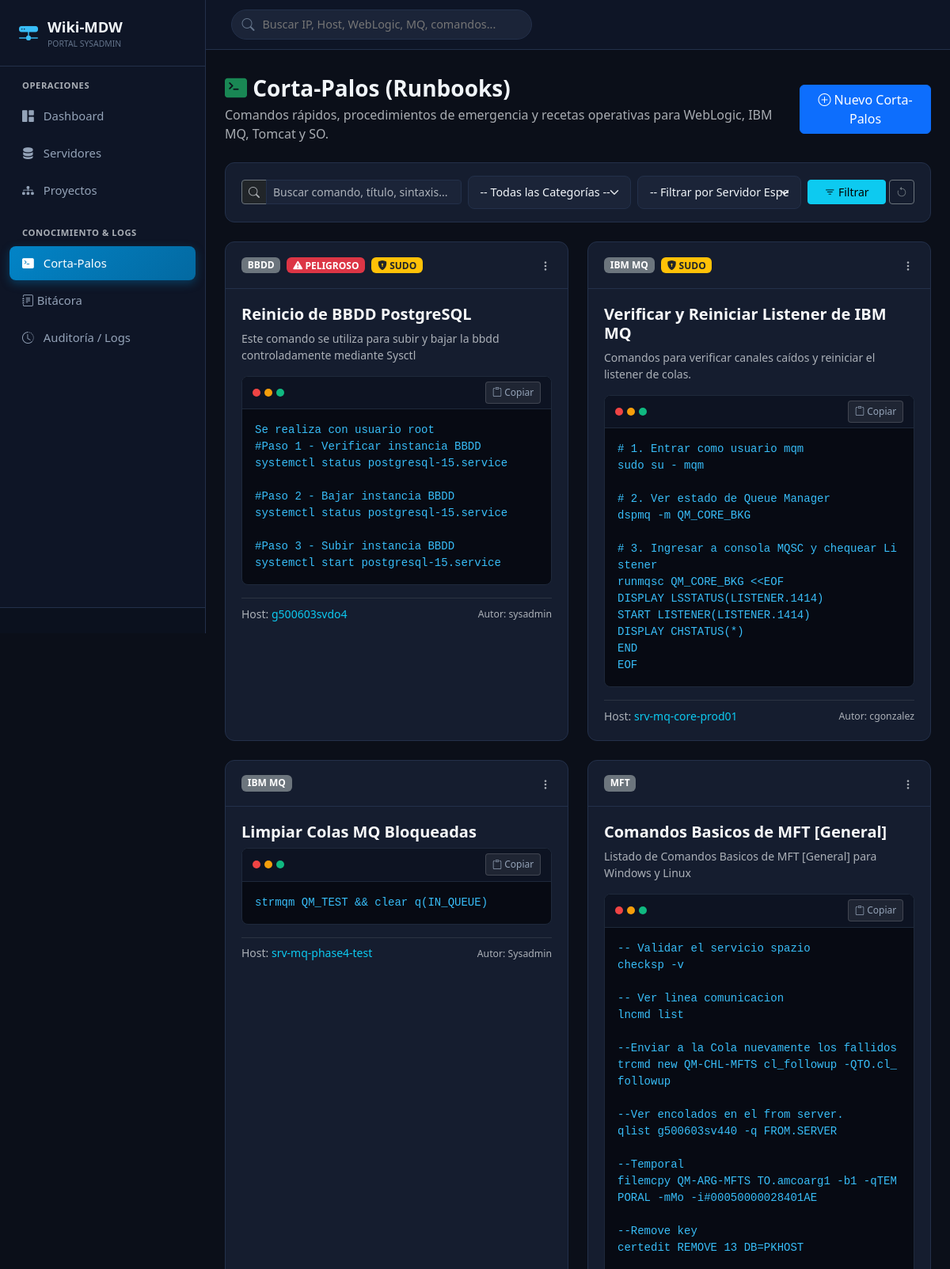
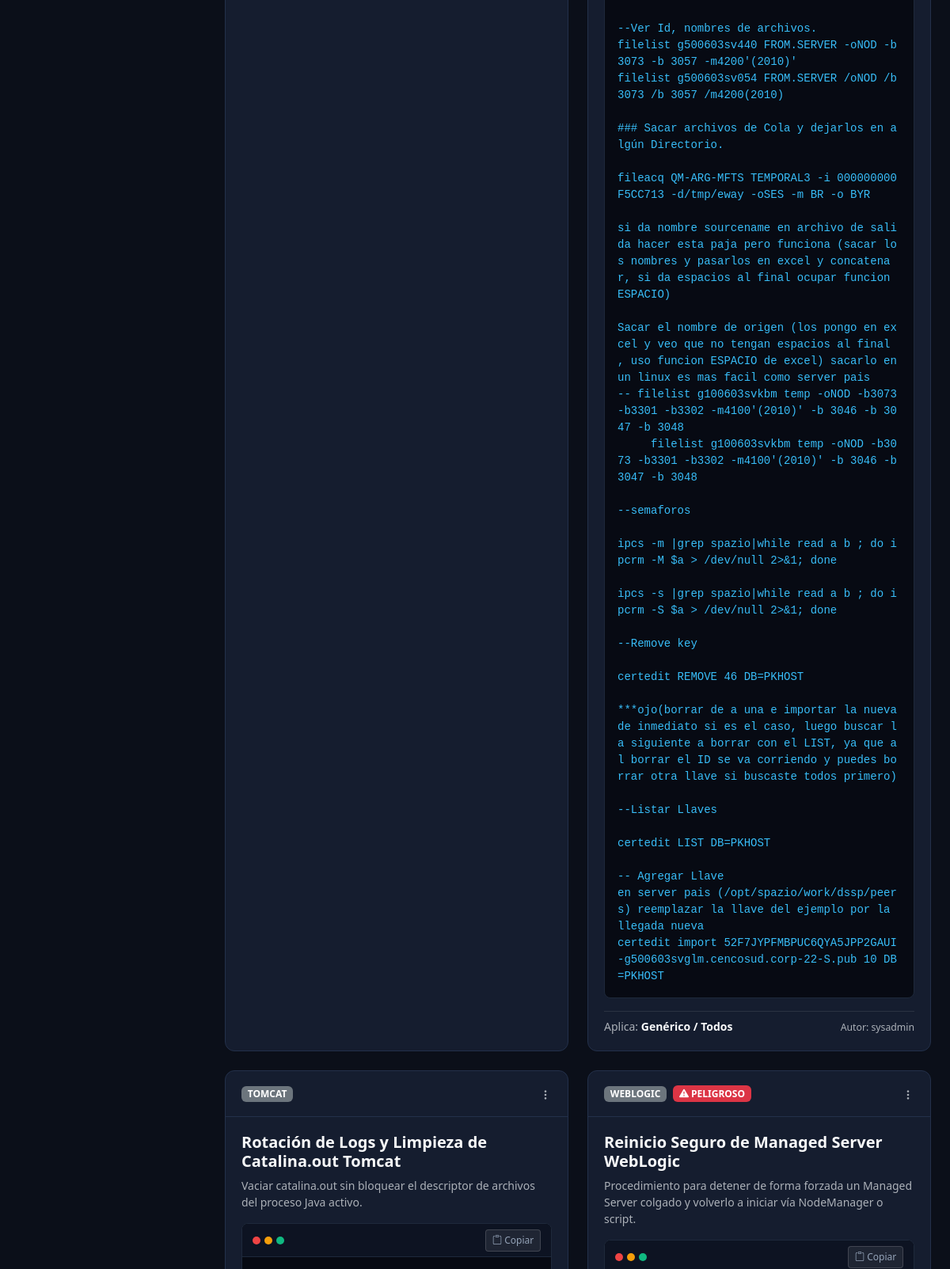
The app's page /runbooks (upper part) with its own data (2 pictures, top to bottom).
### app/models/runbook.py (models this page shows, shortened)
class RunbookCommand(BaseModel):
    __tablename__ = "runbooks"
    title = Column(String(200), nullable=False, index=True)
    category = Column(String(50), nullable=False, index=True)  # Ej: 'WebLogic', 'IBM MQ', 'Tomcat', 'Linux OS', 'SSL'
    description = Column(Text, nullable=True)
    command_text = Column(Text, nullable=False)  # El comando bash, script o procedimiento
    execution_order = Column(Integer, default=1, nullable=False)
    is_dangerous = Column(Boolean, default=False, nullable=False)  # Resaltar en rojo si es comando de impacto crítico
    requires_sudo = Column(Boolean, default=False, nullable=False)
    created_by = Column(String(100), nullable=True)
    server_id = Column(Integer, ForeignKey("servers.id", ondelete="SET NULL"), nullable=True, index=True)
    middleware_id = Column(Integer, ForeignKey("middlewares.id", ondelete="SET NULL"), nullable=True, index=True)
    server = relationship("Server", back_populates="runbooks")
    middleware = relationship("MiddlewareInstance", back_populates="runbooks")

### app/models/server.py (models this page shows, shortened)
class Server(BaseModel):
    __tablename__ = "servers"
    hostname = Column(String(100), unique=True, nullable=False, index=True)
    ip_address = Column(String(45), unique=True, nullable=False, index=True)
    secondary_ips = Column(Text, nullable=True)  # IPs adicionales o interfaces VIP / Backup
    os_name = Column(String(60), nullable=False, default="Linux")  # RHEL, Oracle Linux, AIX, Ubuntu, Windows Server
    os_version = Column(String(40), nullable=True)  # Ej: 8.8, 7.9, 2022
    environment = Column(String(20), default="PROD", nullable=False, index=True)  # PROD, QA, DEV, DR
    status = Column(String(20), default="ACTIVE", nullable=False, index=True)  # ACTIVE, MAINTENANCE, DECOMMISSIONED
    platform_type = Column(String(50), default="On-Premise", nullable=False)  # On-Premise, Cloud (AWS), Cloud (Azure), Cloud (GCP), Cloud (OCI), etc.
    location = Column(String(150), nullable=True)                             # DC Santiago - Rack B04, us-east-1, etc.
    cpu_cores = Column(Integer, nullable=True)
    ram_gb = Column(Integer, nullable=True)
    ssh_port = Column(Integer, default=22, nullable=False)
    notes = Column(Text, nullable=True)
    project_id = Column(Integer, ForeignKey("projects.id", ondelete="SET NULL"), nullable=True, index=True)
    auth_type = Column(String(30), default="NONE", nullable=False)   # 'PASSWORD', 'SSH_KEY', 'DOMAIN_AD', 'NONE'
    auth_username = Column(String(100), nullable=True)               # root, svc_mdw, DOMAIN\admin
    auth_secret = Column(String(255), nullable=True)                 # Contraseña o token
    ssh_key_content = Column(Text, nullable=True)                    # Repositorio de Llave Privada SSH
    domain_name = Column(String(100), nullable=True)                 # Dominio Windows Active Directory
    auth_notes = Column(Text, nullable=True)                         # Instrucciones especiales de acceso
    project = relationship("Project", back_populates="servers")
    middlewares = relationship("MiddlewareInstance", back_populates="server", cascade="all, delete-orphan")
    runbooks = relationship("RunbookCommand", back_populates="server")
    incidents = relationship("IncidentLog", back_populates="server")

### app/routes/runbooks.py (the view, shortened to what this page needs)
@runbooks_bp.route("")
def list_runbooks():
    q = request.args.get("q", "").strip()
    category = request.args.get("category", "").strip()
    server_id = request.args.get("server_id", type=int)
    is_dangerous = request.args.get("is_dangerous")
    with get_db() as session:
        query = session.query(RunbookCommand)
        if category:
            query = query.filter(RunbookCommand.category == category)
        if server_id:
            query = query.filter(RunbookCommand.server_id == server_id)
        if is_dangerous in ["1", "true", "True"]:
            query = query.filter(RunbookCommand.is_dangerous == True)  # noqa: E712
        runbooks = query.order_by(RunbookCommand.category.asc(), RunbookCommand.execution_order.asc()).all()
        categories = [r[0] for r in session.query(RunbookCommand.category).distinct().all() if r[0]]
        servers = session.query(Server).order_by(Server.hostname.asc()).all()
        return render_template(
            "runbooks/list.html",
            runbooks=runbooks,
            categories=categories,
            servers=servers,
            filters={"q": q, "category": category, "server_id": server_id, "is_dangerous": is_dangerous}
        )

### app/database.py (called while the page is built)
@contextmanager
def get_db():
    session = SessionLocal()
    try:
        yield session
        session.commit()
    except Exception:
        session.rollback()
        raise

### app/templates/runbooks/list.html (shortened to what this page needs)
{% extends "base.html" %}
{% block content %}
<div class="d-flex align-items-center justify-content-between mb-4">
    <div>
        <h3 class="fw-bold mb-1"><i class="bi bi-terminal-fill text-success"></i> Corta-Palos (Runbooks)</h3>
        <p class="text-muted mb-0">Comandos rápidos, procedimientos de emergencia y recetas operativas para WebLogic, IBM MQ, Tomcat y SO.</p>
    </div>
    <a href="{{ url_for('runbooks.create_runbook') }}" class="btn btn-primary">
        <i class="bi bi-plus-circle"></i> Nuevo Corta-Palos
    </a>
</div>
<div class="card-custom mb-4">
    <div class="card-custom-body py-3">
        <form method="GET" action="{{ url_for('runbooks.list_runbooks') }}" class="row g-2 align-items-center">
            <div class="col-md-4">
                <div class="input-group input-group-sm">
                    <span class="input-group-text bg-dark border-secondary text-muted"><i class="bi bi-search"></i></span>
                    <input type="text" name="q" value="{{ filters.q }}" class="form-control form-control-dark" placeholder="Buscar comando, título, sintaxis...">
                </div>
            </div>
            <div class="col-md-3">
                <select name="category" class="form-select form-select-dark form-select-sm">
                    <option value="">-- Todas las Categorías --</option>
                </select>
            </div>
            <div class="col-md-3">
                <select name="server_id" class="form-select form-select-dark form-select-sm">
                    <option value="">-- Filtrar por Servidor Específico --</option>
                </select>
            </div>
            <div class="col-md-2 d-flex gap-1">
                <button type="submit" class="btn btn-sm btn-info flex-grow-1"><i class="bi bi-filter"></i> Filtrar</button>
                <a href="{{ url_for('runbooks.list_runbooks') }}" class="btn btn-sm btn-outline-secondary"><i class="bi bi-arrow-counterclockwise"></i></a>
            </div>
        </form>
    </div>
</div>
<div class="row g-4">
    {% for rb in runbooks %}
    <div class="col-lg-6">
        <div class="card-custom h-100 d-flex flex-column">
            <div class="card-custom-header">
                <div class="d-flex align-items-center gap-2">
                    <span class="badge bg-secondary text-uppercase">{{ rb.category }}</span>
                    {% if rb.is_dangerous %}
                        <span class="badge bg-danger"><i class="bi bi-exclamation-triangle-fill"></i> PELIGROSO</span>
                    {% endif %}
                    {% if rb.requires_sudo %}
                        <span class="badge bg-warning text-dark"><i class="bi bi-shield-lock-fill"></i> SUDO</span>
                    {% endif %}
                </div>
                <div class="dropdown">
                    <button class="btn btn-link btn-sm text-muted p-0" type="button" data-bs-toggle="dropdown">
                        <i class="bi bi-three-dots-vertical"></i>
                    </button>
                </div>
            </div>
            <div class="card-custom-body flex-grow-1">
                <h5 class="fw-bold text-light mb-2">
                    <a href="{{ url_for('runbooks.view_runbook', runbook_id=rb.id) }}" class="text-light text-decoration-none hover-blue">
                        {{ rb.title }}
                    </a>
                </h5>
                {% if rb.description %}
                    <p class="text-muted small mb-3">{{ rb.description }}</p>
                {% endif %}
                <div class="terminal-block mb-2">
                    <div class="terminal-header">
                        <div class="terminal-dots">
                            <span class="terminal-dot dot-red"></span>
                            <span class="terminal-dot dot-yellow"></span>
                            <span class="terminal-dot dot-green"></span>
                        </div>
                        <button class="btn-copy" data-clipboard-text="{{ rb.command_text }}">
                            <i class="bi bi-clipboard"></i> Copiar
                        </button>
                    </div>
                    <pre class="terminal-content" id="rb_cmd_{{ rb.id }}">{{ rb.command_text }}</pre>
                </div>
                <div class="d-flex justify-content-between align-items-center mt-3 pt-2 border-top border-secondary border-opacity-25 small text-muted">
                    <div>
                        {% if rb.server %}
                            <span>Host: <a href="{{ url_for('servers.view_server', server_id=rb.server.id) }}" class="text-info text-decoration-none">{{ rb.server.hostname }}</a></span>
                        {% else %}
                            <span>Aplica: <strong class="text-light">Genérico / Todos</strong></span>
                        {% endif %}
                    </div>
                    <div>
                        <small>Autor: {{ rb.created_by or 'Sysadmin' }}</small>
                    </div>
                </div>
            </div>
        </div>
    </div>
    {% endfor %}
</div>
{% endblock %}

### app/static/css/style.css (style rules this page uses)
:root { --bg-main: #0b0f19; --bg-card: #151d2f; --bg-card-hover: #1c263c; --bg-sidebar: #0e1526; --bg-input: #1b2438; --border-color: #23304a; --border-focus: #38bdf8; --text-primary: #f1f5f9; --text-secondary: #94a3b8; --text-muted: #64748b; --accent-blue: #38bdf8; --accent-indigo: #818cf8; --accent-green: #34d399; --accent-yellow: #fbbf24; --accent-red: #f87171; --accent-purple: #c084fc; --terminal-bg: #070a13; --terminal-text: #38bdf8; }
body { background-color: var(--bg-main); color: var(--text-primary); font-family: system-ui, -apple-system, "Segoe UI", Roboto, "Helvetica Neue", Arial, sans-serif; min-height: 100vh; }
.card-custom { background-color: var(--bg-card); border: 1px solid var(--border-color); border-radius: 0.75rem; transition: transform 0.2s, box-shadow 0.2s; }
.card-custom-header { padding: 1rem 1.25rem; border-bottom: 1px solid var(--border-color); display: flex; align-items: center; justify-content: space-between; }
.card-custom-body { padding: 1.25rem; }
.form-control-dark, .form-select-dark { background-color: var(--bg-input); border: 1px solid var(--border-color); color: var(--text-primary); border-radius: 0.5rem; padding: 0.6rem 0.9rem; font-size: 0.9rem; }
.terminal-block { background-color: var(--terminal-bg); border: 1px solid #1e293b; border-radius: 0.5rem; position: relative; overflow: hidden; }
.terminal-header { background-color: #0d1322; padding: 0.4rem 0.8rem; display: flex; align-items: center; justify-content: space-between; border-bottom: 1px solid #1e293b; font-size: 0.75rem; color: var(--text-muted); }
.terminal-dots { display: flex; gap: 5px; }
.terminal-dot { width: 10px; height: 10px; border-radius: 50%; }
.dot-red { background-color: #ef4444; }
.dot-yellow { background-color: #f59e0b; }
.dot-green { background-color: #10b981; }
.terminal-content { padding: 1rem; margin: 0; color: #38bdf8; font-family: "SFMono-Regular", Consolas, "Liberation Mono", Menlo, Courier, monospace; font-size: 0.875rem; line-height: 1.5; white-space: pre-wrap; word-break: break-all; }
.btn-copy { background-color: rgba(255, 255, 255, 0.08); border: 1px solid rgba(255, 255, 255, 0.15); color: var(--text-secondary); padding: 0.25rem 0.5rem; font-size: 0.75rem; border-radius: 0.25rem; transition: all 0.15s; }

### records on screen
RunbookCommand: category "BBDD", is_dangerous True (drawn), requires_sudo True (drawn), title "Reinicio de BBDD PostgreSQL", description "Este comando se utiliza para subir y bajar la bbdd controladamente mediante Sysctl", command_text "Se realiza con usuario root #Paso 1 - Verificar instancia BBDD systemctl status postgresql-15.service #Paso 2 - Bajar instancia BBDD systemctl status postgresql-15.service #Paso 3 - Subir instancia BBDD systemctl start postgresql-15.service", server.hostname "g500603svdo4", created_by "sysadmin"
RunbookCommand: category "IBM MQ", requires_sudo True (drawn), title "Verificar y Reiniciar Listener de IBM MQ", description "Comandos para verificar canales caídos y reiniciar el listener de colas.", command_text "# 1. Entrar como usuario mqm sudo su - mqm # 2. Ver estado de Queue Manager dspmq -m QM_CORE_BKG # 3. Ingresar a consola MQSC y chequear Listener runmqsc QM_CORE_BKG <<EOF DISPLAY LSSTATUS(LISTENER.1414) START LISTENER(LISTENER.1414) DISPLAY CHSTATUS(*) END EOF", server.hostname "srv-mq-core-prod01", created_by "cgonzalez"
RunbookCommand: category "IBM MQ", title "Limpiar Colas MQ Bloqueadas", command_text "strmqm QM_TEST && clear q(IN_QUEUE)", server.hostname "srv-mq-phase4-test", created_by "Sysadmin"
RunbookCommand: category "MFT", title "Comandos Basicos de MFT [General]", description "Listado de Comandos Basicos de MFT [General] para Windows y Linux", command_text "-- Validar el servicio spazio checksp -v -- Ver linea comunicacion lncmd list --Enviar a la Cola nuevamente los fallidos trcmd new QM-CHL-MFTS cl_followup -QTO.cl_followup --Ver encolados en el from server. qlist g500603sv440 -q FROM.SERVER --Temporal filemcpy QM-ARG-MFTS TO.amcoarg1 -b1 -qTEMPORAL -mMo -i#00050000028401AE --Remove key certedit REMOVE 13 DB=PKHOST --Ver Id, nombres de archivos. filelist g500603sv440 FROM.SERVER -oNOD -b3073 -b 3057 -m4200'(2010)' filelist g500603sv054 FROM.SERVER /oNOD /b3073 /b 3057 /m4200(2010) ### Sacar archivos de Cola y dejarlos en algún Directorio. fileacq QM-ARG-MFTS TEMPORAL3 -i 000000000F5CC713 -d/tmp/eway -oSES -m BR -o BYR si da nombre sourcename…", shows "Aplica:", created_by "sysadmin"
RunbookCommand: category "TOMCAT", title "Rotación de Logs y Limpieza de Catalina.out Tomcat", description "Vaciar catalina.out sin bloquear el descriptor de archivos del proceso Java activo."
RunbookCommand: category "WEBLOGIC", is_dangerous True (drawn), title "Reinicio Seguro de Managed Server WebLogic", description "Procedimiento para detener de forma forzada un Managed Server colgado y volverlo a iniciar vía NodeManager o script."
